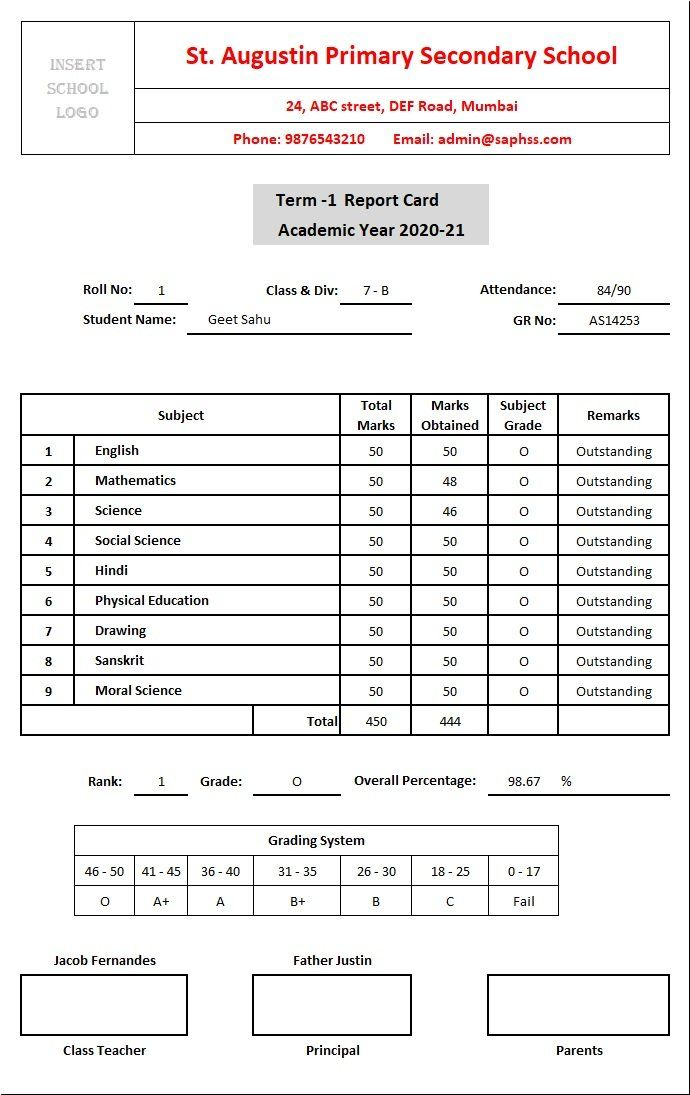
#> input picture ai_model/templates/mark_sheets/School Report Card And Mark Sheet Excel Template - MSOfficeGeek.jpg, 690 x 1095 px
$ python generate_fake_docs.py
#> lines starting #> are read from the running program, lines starting #| are printed output that depends on the picture
import os
import cv2
import random
import numpy as np
from PIL import Image, ImageDraw, ImageFont

def pick_random_template(folder_path):
    if not os.path.exists(folder_path):
        print(f"Folder not found: {folder_path}")
        return None
    templates = [os.path.join(folder_path, f) for f in os.listdir(folder_path)
                 if f.lower().endswith(('.jpg', '.jpeg', '.png'))]
    if not templates:
        print(f"No templates found in: {folder_path}")
        return None
    return random.choice(templates)

def generate_fake_documents(template_folder, output_folder, doc_type, num_docs=10):
#> called with template_folder = 'templates/mark_sheets', output_folder = 'dataset/fake', doc_type = 'marksheet', num_docs = 50
    os.makedirs(output_folder, exist_ok=True)
    template_path = pick_random_template(template_folder)

    if not template_path:
        print(f"❌ Skipping {doc_type}: No valid template found.")
        return

    template = cv2.imread(template_path)
#> template is the input picture: shape (1095, 690, 3); mean B, G, R 236.7, 236.9, 237.9

    for i in range(num_docs):
        image_pil = Image.fromarray(cv2.cvtColor(template, cv2.COLOR_BGR2RGB))
        draw = ImageDraw.Draw(image_pil)

        try:
            font = ImageFont.truetype("arial.ttf", random.randint(25, 35))
        except:
            font = ImageFont.load_default()

        fake_name = random.choice(["John Doe", "Alice Smith", "Robert Brown", "Emily Johnson"])
        fake_id = str(random.randint(100000000, 999999999))
        fake_dob = f"{random.randint(1, 28):02d}-{random.randint(1, 12):02d}-{random.randint(1990, 2005)}"

        draw.text((100, 150), f"Name: {fake_name}", font=font, fill=(0, 0, 0))
        draw.text((100, 200), f"ID: {fake_id}", font=font, fill=(0, 0, 0))
        draw.text((100, 250), f"DOB: {fake_dob}", font=font, fill=(0, 0, 0))

        fake_doc = cv2.cvtColor(np.array(image_pil), cv2.COLOR_RGB2BGR)
        noise = np.random.randint(0, 30, fake_doc.shape, dtype=np.uint8)
        fake_doc = cv2.add(fake_doc, noise)
        fake_doc = cv2.GaussianBlur(fake_doc, (3, 3), 0)

        filename = f"{doc_type}_fake_{i+1}.jpg"
        save_path = os.path.join(output_folder, filename)
        cv2.imwrite(save_path, fake_doc)
        print(f"✅ Generated: {save_path}")
#> this loop made 50 passes
#> pass 1, in generate_fake_documents, `fake_doc = cv2.cvtColor(np.array(image_pil), cv2.COLOR_RGB2BGR)`:
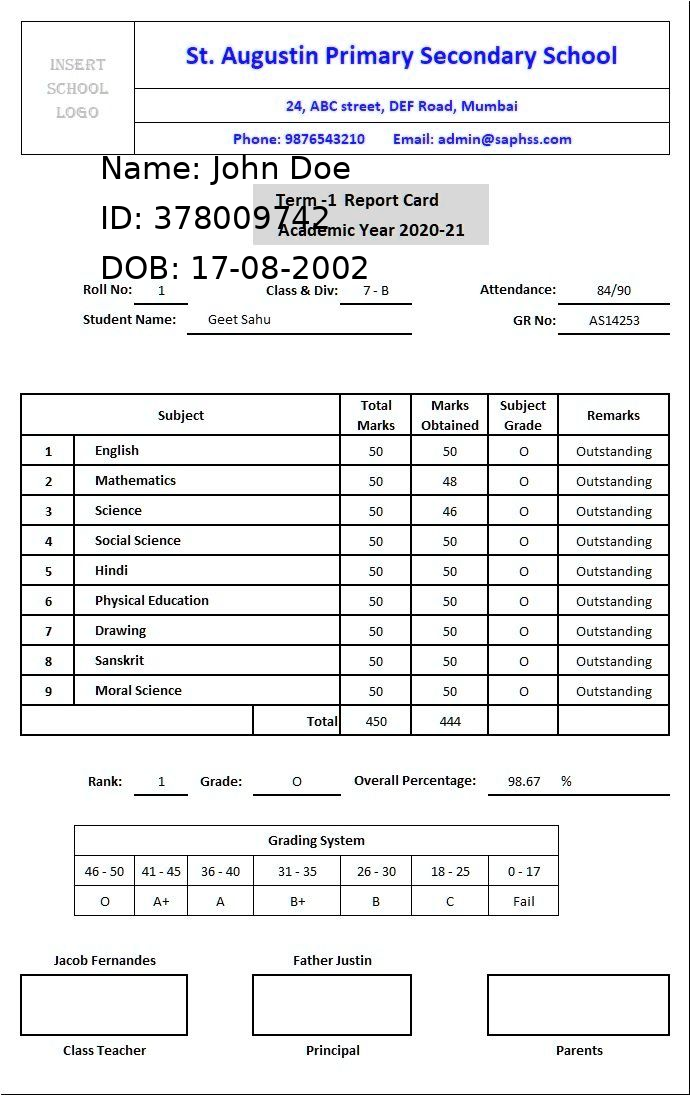
#> fake_doc: shape (1095, 690, 3); mean R, G, B 235, 235.2, 236.3
#> pass 1, in generate_fake_documents, `fake_doc = cv2.GaussianBlur(fake_doc, (3, 3), 0)`:
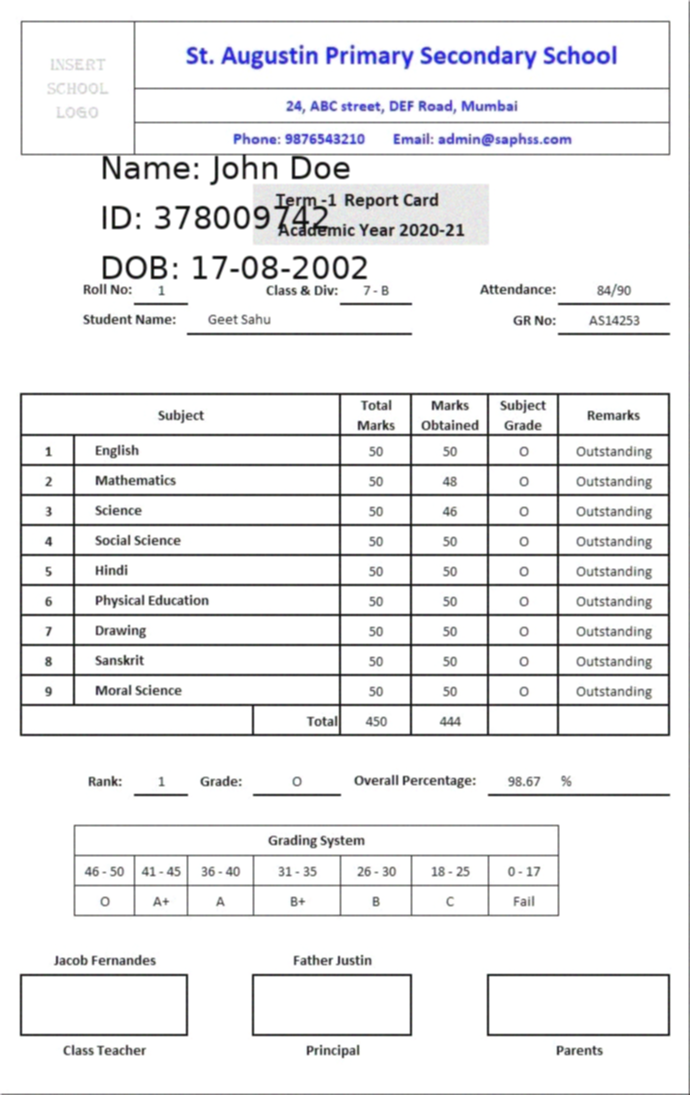
#> fake_doc: shape (1095, 690, 3); mean R, G, B 237.4, 237.5, 238.5


base_template_path = "templates"
output_path = "dataset/fake"

generate_fake_documents(os.path.join(base_template_path, "mark_sheets"), output_path, "marksheet", 50)
generate_fake_documents(os.path.join(base_template_path, "degree_certificates"), output_path, "degree", 50)
#> call 2 of generate_fake_documents, with template_folder = 'templates/degree_certificates', output_folder = 'dataset/fake', doc_type = 'degree', num_docs = 50
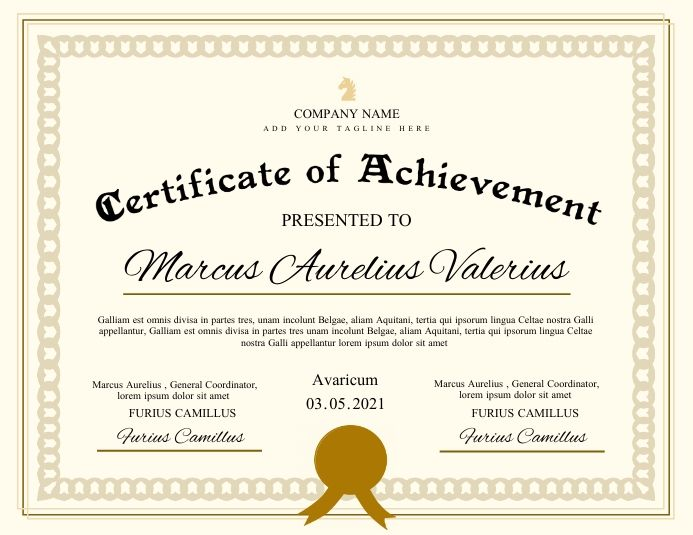
#> input picture ai_model/templates/degree_certificates/Copy of certificate of achievement.jpg, 693 x 535 px
#> in generate_fake_documents, template is the input picture: shape (535, 693, 3); mean B, G, R 217.5, 236, 240.4
#> the loop in generate_fake_documents (call 2), `for i in range(num_docs):` made 50 passes
#> pass 1, in generate_fake_documents (call 2), `fake_doc = cv2.cvtColor(np.array(image_pil), cv2.COLOR_RGB2BGR)`:
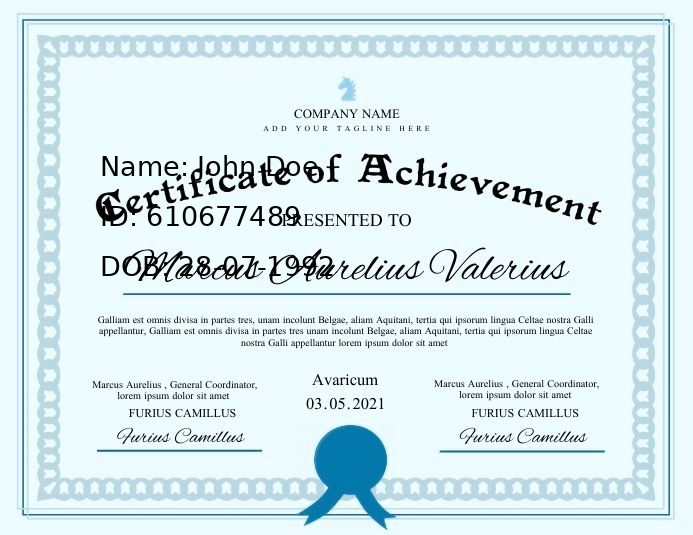
#> fake_doc: shape (535, 693, 3); mean R, G, B 215.5, 233.8, 238.2
#> pass 1, in generate_fake_documents (call 2), `fake_doc = cv2.GaussianBlur(fake_doc, (3, 3), 0)`:
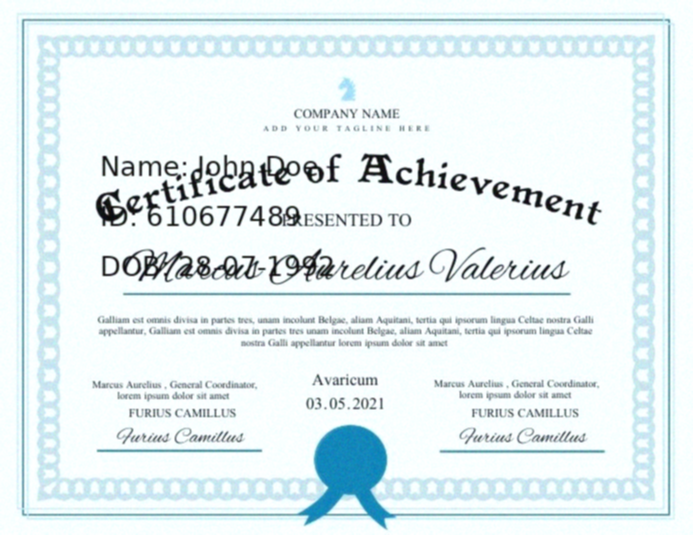
#> fake_doc: shape (535, 693, 3); mean R, G, B 228.4, 239.5, 241.7
generate_fake_documents(os.path.join(base_template_path, "bonafide_certificate"), output_path, "bonafide", 50)
#> call 3 of generate_fake_documents, with template_folder = 'templates/bonafide_certificate', output_folder = 'dataset/fake', doc_type = 'bonafide', num_docs = 50
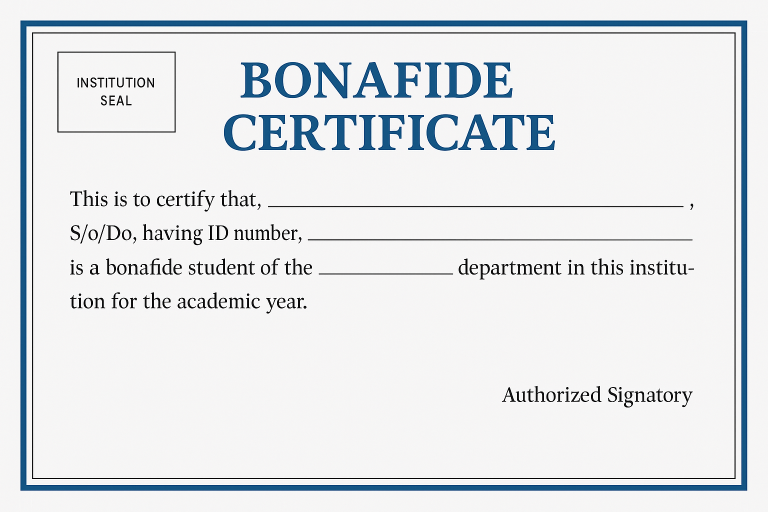
#> input picture ai_model/templates/bonafide_certificate/ChatGPT Image Apr 5, 2025, 11_21_06 AM.png, 1536 x 1024 px (shown at 1/2 size)
#> in generate_fake_documents, template is the input picture: shape (1024, 1536, 3); mean B, G, R 233, 230.3, 227.2
#> the loop in generate_fake_documents (call 3), `for i in range(num_docs):` made 50 passes
#> pass 1, in generate_fake_documents (call 3), `fake_doc = cv2.cvtColor(np.array(image_pil), cv2.COLOR_RGB2BGR)`:
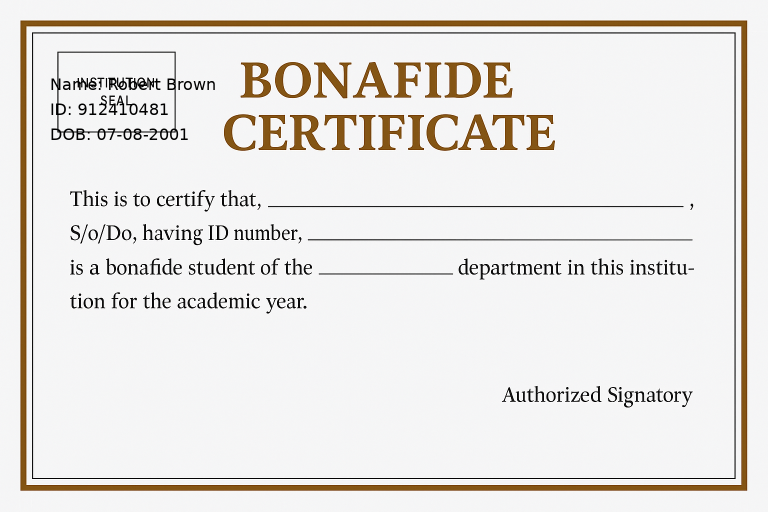
#> fake_doc: shape (1024, 1536, 3) (shown at 1/2 size); mean R, G, B 232.1, 229.4, 226.4
